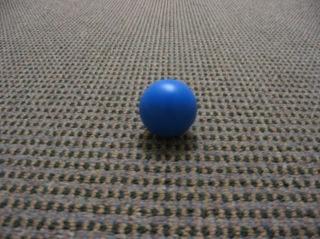
#> input picture 02-obstacle-avoidance/obstacle_scene_5.jpg, 320 x 239 px
$ python floor_removal.py
#> lines starting #> are read from the running program, lines starting #| are printed output that depends on the picture; after the words box and inside, x2 and y2 are one past the last pixel; in counts of white or black regions, pixels touching at a corner belong together
import numpy as np
import cv2

img = cv2.imread('obstacle_scene_5.jpg')
#> img is the input picture: shape (239, 320, 3); mean B, G, R 102.4, 106.8, 109.7
dst = cv2.fastNlMeansDenoisingColored(img,None,10,10,7,21)
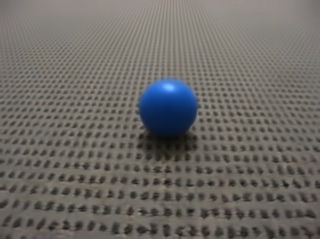
#> dst: shape (239, 320, 3); mean B, G, R 101.6, 106.3, 109

lower = np.array([40,40,40])  #-- Lower range --
upper = np.array([110,110,110])  #-- Upper range --
mask = cv2.inRange(dst, lower, upper)
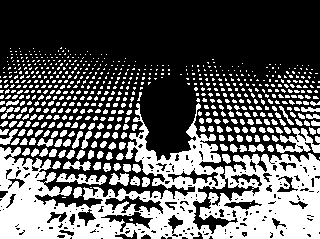
#> mask: shape (239, 320); 37% white; 643 white regions (502 under 20 px), largest, box (x1, y1, x2, y2) and area: (0, 103, 320, 239) 18603, (276, 128, 320, 153) 532, (56, 173, 107, 185) 322
#cv2.imshow('Mask',mask)

mask = 255 - mask
res = cv2.bitwise_and(dst, dst, mask = mask)  #-- Contains pixels having the gray color--
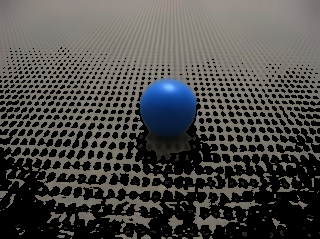
#> res: shape (239, 320, 3); mean B, G, R 71.7, 74.1, 75.4

cv2.imshow('Original, Denoised, Masked',np.hstack([img,dst,res]))
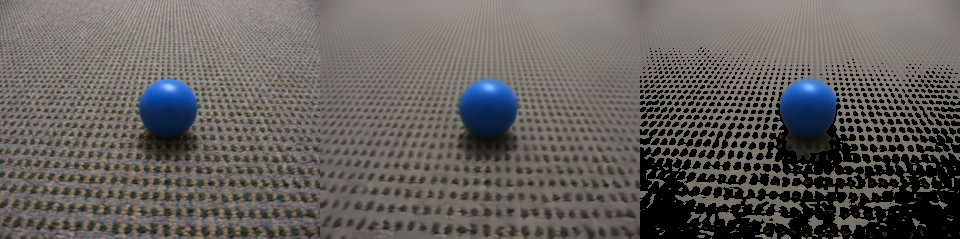
#> window 'Original, Denoised, Masked': shape (239, 960, 3); mean B, G, R 91.9, 95.7, 98.1

cv2.waitKey(0)
cv2.destroyAllWindows()

$ run again, with 02-obstacle-avoidance/obstacle_scene_1.jpg copied over 02-obstacle-avoidance/obstacle_scene_5.jpg
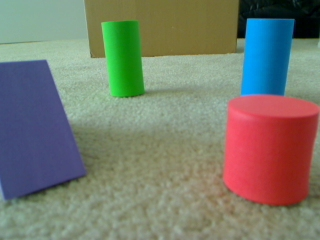
#> input picture 02-obstacle-avoidance/obstacle_scene_1.jpg, 320 x 240 px
#> img is the input picture: shape (240, 320, 3); mean B, G, R 110.1, 123.9, 120.2
#> `mask = cv2.inRange(dst, lower, upper)`:
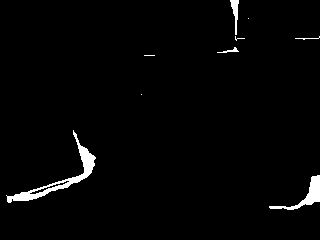
#> mask: shape (240, 320); 2.1% white; 9 white regions (4 under 20 px), largest, box (x1, y1, x2, y2) and area: (6, 130, 96, 203) 903, (269, 175, 320, 210) 446, (230, 0, 239, 35) 142, (217, 47, 239, 53) 46, (295, 36, 320, 40) 28
#> `cv2.imshow('Original, Denoised, Masked',np.hstack([img,dst,res]))`:
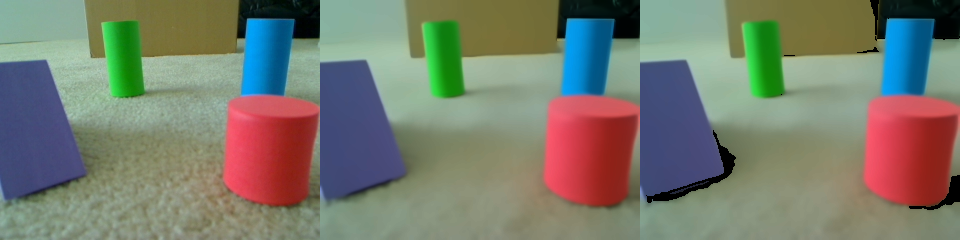
#> window 'Original, Denoised, Masked': shape (240, 960, 3); mean B, G, R 109.2, 123.1, 119.5
